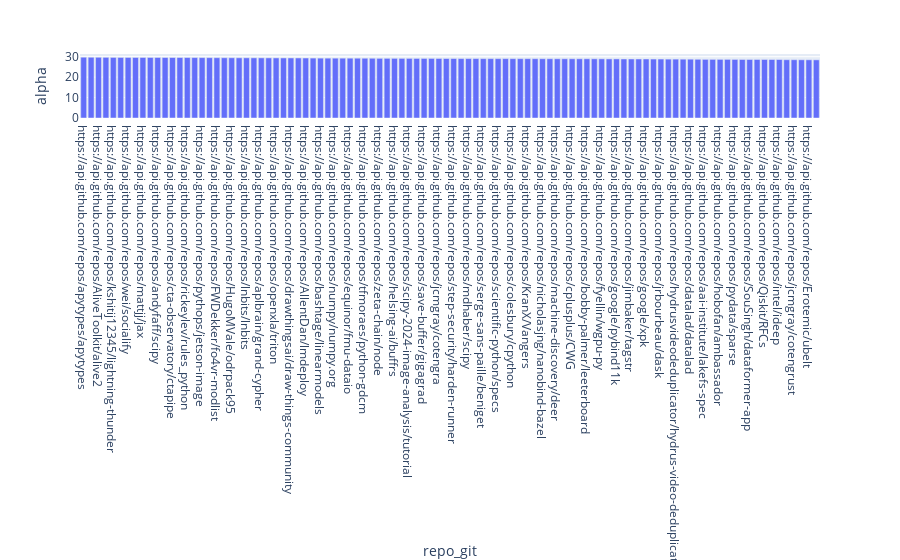

Notebook cell for this chart:
### Markdown cell above
Those repos that our subcommunity dominates (those that they own) are ~17x more likely to be contributed to (naturally) than by the general population.

e.g. for 'moondance-labs/tanssi', |p|=683 and |P^|=1, so the probability that the subpopulation contributes to this particular project is measured as significantly higher than the general population.

However, 683 events still isn't many relative to the number of events we observe for large projects (9443 for apple/swift), so this isn't a terribly strong indication that the project is 'important' to the WASM ecosystem in general.

### Code cell
# visualize alpha scores

fig = px.bar(
    data_frame = joined_counts.sort_values(by="alpha", ascending=False)[:100],
    y="alpha",
    custom_data=["count_known", "count_general"]
)
fig.update_traces(hovertemplate = "Repo:%{label}: <br>Alpha: %{value} </br>(count_known, count_general) : %{customdata}"
)
fig.write_image("alpha_scores.png")
fig

### Figure 1 — Plotly figure (JSON) as saved in the notebook; plotly's stock layout.template omitted (floating-point values rounded to 4 significant figures; data arrays with more than 128 entries replaced by an {"elided": "..."} marker saying what was removed)
{"data": [{"alignmentgroup": "True", "customdata": {"elided": "100x2 int values"}, "hovertemplate": "Repo:%{label}: <br>Alpha: %{value} </br>(count_known, count_general) : %{customdata}", "legendgroup": "", "marker": {"color": "#636efa", "pattern": {"shape": ""}}, "name": "", "offsetgroup": "", "orientation": "v", "showlegend": false, "textposition": "auto", "type": "bar", "x": ["https://api.github.com/repos/apytypes/apytypes", "https://api.github.com/repos/blockworks-foundation/mango-v4", "https://api.github.com/repos/AliveToolkit/alive2", "https://api.github.com/repos/pocketpy/gsoc-2024-dev", "https://api.github.com/repos/kshitij12345/lightning-thunder", "https://api.github.com/repos/alibaba/TinyNeuralNetwork", "https://api.github.com/repos/wei/socialify", "https://api.github.com/repos/yetanotherco/aligned_layer", "https://api.github.com/repos/mattjj/jax", "https://api.github.com/repos/natmokval/pandas", "https://api.github.com/repos/andyfaff/scipy", "https://api.github.com/repos/g1y5x3/llm_gaokao", "https://api.github.com/repos/cta-observatory/ctapipe", "https://api.github.com/repos/spcl/dace", "https://api.github.com/repos/rickeylev/rules_python", "https://api.github.com/repos/tinygrad/tinyos", "https://api.github.com/repos/pythops/jetson-image", "https://api.github.com/repos/ihmeuw/person_linkage_case_study", "https://api.github.com/repos/FWDekker/fo4vr-modlist", "https://api.github.com/repos/mkoeppe/sage", "https://api.github.com/repos/HugoMVale/odrpack95", "https://api.github.com/repos/samypr100/setup-dev-drive", "https://api.github.com/repos/lnbits/lnbits", "https://api.github.com/repos/dg-pb/cpython", "https://api.github.com/repos/aplbrain/grand-cypher", "https://api.github.com/repos/zoj613/bitgenerators", "https://api.github.com/repos/openxla/triton", "https://api.github.com/repos/lab-cosmo/metatensor", "https://api.github.com/repos/drawthingsai/draw-things-community", "https://api.github.com/repos/snooppr/snoop", "https://api.github.com/repos/AllentDan/lmdeploy", "https://api.github.com/repos/gboeing/osmnx", "https://api.github.com/repos/bashtage/linearmodels", "https://api.github.com/repos/tungld/onnx-mlir", "https://api.github.com/repos/numpy/numpy.org", "https://api.github.com/repos/bashtage/arch", "https://api.github.com/repos/equinor/fmu-dataio", "https://api.github.com/repos/isdanni/onnx", "https://api.github.com/repos/tfmoraes/python-gdcm", "https://api.github.com/repos/magic-akari/swc-ast-viewer", "https://api.github.com/repos/zeta-chain/node", "https://api.github.com/repos/cplusplus/draft", "https://api.github.com/repos/helsing-ai/buffrs", "https://api.github.com/repos/nih-at/libzip", "https://api.github.com/repos/scipy-2024-image-analysis/tutorial", "https://api.github.com/repos/pyproj4/pyproj", "https://api.github.com/repos/save-buffer/gigagrad", "https://api.github.com/repos/ray-project/pygloo", "https://api.github.com/repos/jcmgray/cotengra", "https://api.github.com/repos/WarrenWeckesser/ufunclab", "https://api.github.com/repos/step-security/harden-runner", "https://api.github.com/repos/rjpower/levanter", "https://api.github.com/repos/mdhaber/scipy", "https://api.github.com/repos/wuxxin/aur-packages", "https://api.github.com/repos/serge-sans-paille/beniget", "https://api.github.com/repos/SimpleITK/SimpleITK", "https://api.github.com/repos/scientific-python/specs", "https://api.github.com/repos/skirpichev/cpython", "https://api.github.com/repos/colesbury/cpython", "https://api.github.com/repos/getindata/flink-http-connector", "https://api.github.com/repos/KranX/Vangers", "https://api.github.com/repos/youkaichao/vllm", "https://api.github.com/repos/nicholasjng/nanobind-bazel", "https://api.github.com/repos/magic-akari/lrc-maker", "https://api.github.com/repos/machine-discovery/deer", "https://api.github.com/repos/eliphatfs/constellations", "https://api.github.com/repos/cplusplus/CWG", "https://api.github.com/repos/jeertmans/sionna-vispy", "https://api.github.com/repos/bobby-palmer/leeterboard", "https://api.github.com/repos/pythops/impala", "https://api.github.com/repos/fyellin/wgpu-py", "https://api.github.com/repos/networkx/documentation", "https://api.github.com/repos/google/pybind11k", "https://api.github.com/repos/sywangyi/text-generation-inference", "https://api.github.com/repos/jimbaker/tagstr", "https://api.github.com/repos/openradar/xradar", "https://api.github.com/repos/google/xpk", "https://api.github.com/repos/bluesky/ophyd-async", "https://api.github.com/repos/jrbourbeau/dask", "https://api.github.com/repos/step-security/wait-for-secrets", "https://api.github.com/repos/hydrusvideodeduplicator/hydrus-video-deduplicator", "https://api.github.com/repos/pyRiemann/pyRiemann", "https://api.github.com/repos/datalad/datalad", "https://api.github.com/repos/scikit-hep/uproot5", "https://api.github.com/repos/aai-institute/lakefs-spec", "https://api.github.com/repos/yuantailing/faster-norm", "https://api.github.com/repos/hobofan/ambassador", "https://api.github.com/repos/lab-cosmo/metatrain", "https://api.github.com/repos/pydata/sparse", "https://api.github.com/repos/conda-incubator/conda-store-ui", "https://api.github.com/repos/SouSingh/dataformer-app", "https://api.github.com/repos/thomasjpfan/flytekit", "https://api.github.com/repos/Qiskit/RFCs", "https://api.github.com/repos/Maratyszcza/FP16", "https://api.github.com/repos/intel/ideep", "https://api.github.com/repos/arduino-libraries/Arduino_Cellular", "https://api.github.com/repos/jcmgray/cotengrust", "https://api.github.com/repos/has2k1/scikit-misc", "https://api.github.com/repos/Erotemic/ubelt", "https://api.github.com/repos/containerd/nri"], "xaxis": "x", "y": [29.75, 29.73, 29.71, 29.69, 29.65, 29.63, 29.63, 29.63, 29.63, 29.61, 29.61, 29.59, 29.59, 29.59, 29.58, 29.57, 29.55, 29.52, 29.5, 29.48, 29.47, 29.46, 29.45, 29.44, 29.42, 29.42, 29.41, 29.39, 29.38, 29.38, 29.36, 29.32, 29.3, 29.29, 29.28, 29.27, 29.27, 29.26, 29.25, 29.23, 29.19, 29.19, 29.19, 29.17, 29.17, 29.15, 29.15, 29.15, 29.14, 29.12, 29.1, 29.08, 29.08, 29.08, 29.05, 29.05, 29.05, 29.05, 29.03, 29.03, 29.03, 29.02, 29.0, 29.0, 28.98, 28.98, 28.98, 28.98, 28.98, 28.96, 28.95, 28.92, 28.92, 28.89, 28.89, 28.89, 28.88, 28.85, 28.85, 28.82, 28.82, 28.78, 28.78, 28.73, 28.69, 28.69, 28.69, 28.69, 28.67, 28.64, 28.64, 28.64, 28.64, 28.62, 28.62, 28.52, 28.52, 28.49, 28.48, 28.46], "yaxis": "y"}], "layout": {"barmode": "relative", "legend": {"tracegroupgap": 0}, "margin": {"t": 60}, "xaxis": {"anchor": "y", "domain": [0, 1], "title": {"text": "repo_git"}}, "yaxis": {"anchor": "x", "domain": [0, 1], "title": {"text": "alpha"}}}}
